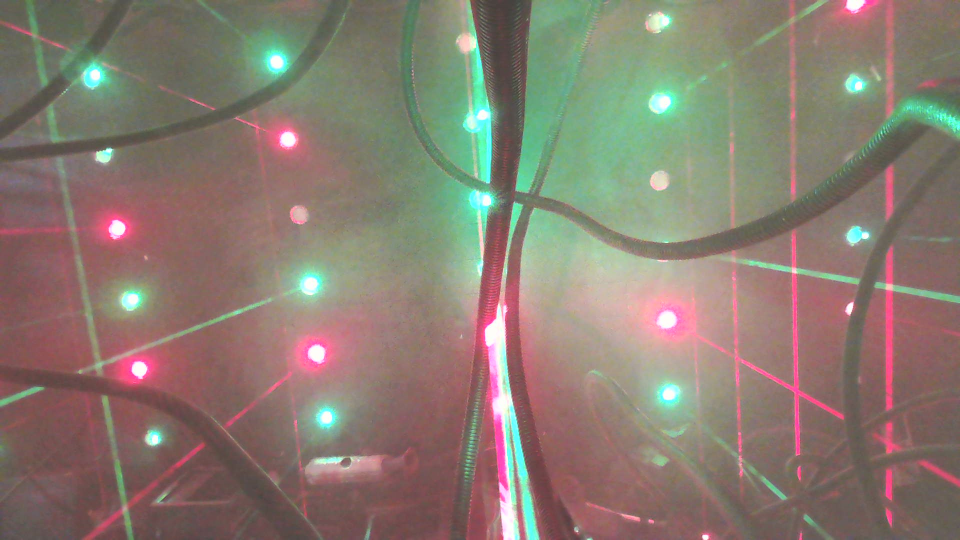
#> input picture WIN_20251215_02_33_42_Pro.jpg, 1920 x 1080 px (shown at 1/2 size); its folder holds only this picture in this run
$ python quick_mask_tuner.py
#> lines starting #> are read from the running program, lines starting #| are printed output that depends on the picture; after the words box and inside, x2 and y2 are one past the last pixel; in counts of white or black regions, pixels touching at a corner belong together
#!/usr/bin/env python3
"""
快速mask调参工具 - 简化版本，专注于核心参数调整
"""

import cv2
import numpy as np
import os
import sys
import glob

class QuickMaskTuner:
    """快速mask调参器"""

    def __init__(self):
        """初始化"""
        self.current_image = None
        self.window_name = "Quick Mask Tuner"

        # 核心参数
        self.hsv_lower = [0, 25, 25]      # HSV下限
        self.hsv_upper = [18, 255, 255]   # HSV上限
        self.hsv_lower2 = [160, 25, 25]   # HSV下限2
        self.hsv_upper2 = [180, 255, 255] # HSV上限2
        self.min_area = 3                 # 最小面积
        self.blur_size = 1                # 模糊大小
        self.morph_size = 2               # 形态学核大小

        # 创建窗口和滑动条
        cv2.namedWindow(self.window_name, cv2.WINDOW_NORMAL)
        cv2.resizeWindow(self.window_name, 1000, 700)

        # 创建滑动条
        cv2.createTrackbar('H_Min', self.window_name, self.hsv_lower[0], 179, self._update)
        cv2.createTrackbar('H_Max', self.window_name, self.hsv_upper[0], 179, self._update)
        cv2.createTrackbar('S_Min', self.window_name, self.hsv_lower[1], 255, self._update)
        cv2.createTrackbar('S_Max', self.window_name, self.hsv_upper[1], 255, self._update)
        cv2.createTrackbar('V_Min', self.window_name, self.hsv_lower[2], 255, self._update)
        cv2.createTrackbar('V_Max', self.window_name, self.hsv_upper[2], 255, self._update)

        cv2.createTrackbar('H2_Min', self.window_name, self.hsv_lower2[0], 179, self._update)
        cv2.createTrackbar('H2_Max', self.window_name, self.hsv_upper2[0], 179, self._update)
        cv2.createTrackbar('S2_Min', self.window_name, self.hsv_lower2[1], 255, self._update)
        cv2.createTrackbar('S2_Max', self.window_name, self.hsv_upper2[1], 255, self._update)
        cv2.createTrackbar('V2_Min', self.window_name, self.hsv_lower2[2], 255, self._update)
        cv2.createTrackbar('V2_Max', self.window_name, self.hsv_upper2[2], 255, self._update)

        cv2.createTrackbar('Min_Area', self.window_name, self.min_area, 100, self._update)
        cv2.createTrackbar('Blur', self.window_name, self.blur_size, 15, self._update)
        cv2.createTrackbar('Morph', self.window_name, self.morph_size, 15, self._update)

    def _update(self, val=None):
        """更新显示"""
        if self.current_image is None:
            return

        # 获取滑动条值
        self.hsv_lower[0] = cv2.getTrackbarPos('H_Min', self.window_name)
        self.hsv_upper[0] = cv2.getTrackbarPos('H_Max', self.window_name)
        self.hsv_lower[1] = cv2.getTrackbarPos('S_Min', self.window_name)
        self.hsv_upper[1] = cv2.getTrackbarPos('S_Max', self.window_name)
        self.hsv_lower[2] = cv2.getTrackbarPos('V_Min', self.window_name)
        self.hsv_upper[2] = cv2.getTrackbarPos('V_Max', self.window_name)

        self.hsv_lower2[0] = cv2.getTrackbarPos('H2_Min', self.window_name)
        self.hsv_upper2[0] = cv2.getTrackbarPos('H2_Max', self.window_name)
        self.hsv_lower2[1] = cv2.getTrackbarPos('S2_Min', self.window_name)
        self.hsv_upper2[1] = cv2.getTrackbarPos('S2_Max', self.window_name)
        self.hsv_lower2[2] = cv2.getTrackbarPos('V2_Min', self.window_name)
        self.hsv_upper2[2] = cv2.getTrackbarPos('V2_Max', self.window_name)

        self.min_area = cv2.getTrackbarPos('Min_Area', self.window_name)
        self.blur_size = cv2.getTrackbarPos('Blur', self.window_name)
        self.morph_size = cv2.getTrackbarPos('Morph', self.window_name)

        # 处理图像
        processed = self._process_image()

        # 显示结果
        cv2.imshow(self.window_name, processed)

    def _process_image(self):
        """处理图像并返回结果"""
        image = self.current_image.copy()
        h, w = image.shape[:2]

        # 预处理
        if self.blur_size > 0:
            blur_kernel = max(1, self.blur_size)
            if blur_kernel % 2 == 0:
                blur_kernel += 1
            blurred = cv2.GaussianBlur(image, (blur_kernel, blur_kernel), 0)
        else:
            blurred = image.copy()

        # HSV转换
        hsv = cv2.cvtColor(blurred, cv2.COLOR_BGR2HSV)

        # 创建mask
        lower1 = np.array(self.hsv_lower, dtype=np.uint8)
        upper1 = np.array(self.hsv_upper, dtype=np.uint8)
        lower2 = np.array(self.hsv_lower2, dtype=np.uint8)
        upper2 = np.array(self.hsv_upper2, dtype=np.uint8)

        mask1 = cv2.inRange(hsv, lower1, upper1)
        mask2 = cv2.inRange(hsv, lower2, upper2)
        mask = cv2.bitwise_or(mask1, mask2)

        # 形态学处理
        if self.morph_size > 0:
            kernel = cv2.getStructuringElement(cv2.MORPH_ELLIPSE, (self.morph_size, self.morph_size))
            mask = cv2.morphologyEx(mask, cv2.MORPH_OPEN, kernel)
            mask = cv2.morphologyEx(mask, cv2.MORPH_CLOSE, kernel)

        # 查找轮廓
        contours, _ = cv2.findContours(mask, cv2.RETR_EXTERNAL, cv2.CHAIN_APPROX_SIMPLE)

        # 过滤轮廓
        valid_contours = []
        total_area = 0
        for contour in contours:
            area = cv2.contourArea(contour)
            if area >= self.min_area:
                valid_contours.append(contour)
                total_area += area

        # 创建显示图像 (2x2布局)
        display_h = h // 2
        display_w = w // 2

        # 原图
        original_small = cv2.resize(image, (display_w, display_h))

        # HSV图
        hsv_display = cv2.cvtColor(hsv, cv2.COLOR_HSV2BGR)
        hsv_small = cv2.resize(hsv_display, (display_w, display_h))

        # Mask图
        mask_colored = cv2.applyColorMap(mask, cv2.COLORMAP_JET)
        mask_small = cv2.resize(mask_colored, (display_w, display_h))

        # 结果图
        result = image.copy()

        # 绘制轮廓和边界框
        for contour in valid_contours:
            # 填充轮廓
            cv2.fillPoly(result, [contour], (0, 255, 0))

            # 绘制边界框
            x, y, w_box, h_box = cv2.boundingRect(contour)
            cv2.rectangle(result, (x, y), (x+w_box, y+h_box), (0, 255, 0), 2)

            # 添加面积标签
            area = cv2.contourArea(contour)
            cv2.putText(result, f"{int(area)}", (x, y-5),
                       cv2.FONT_HERSHEY_SIMPLEX, 0.5, (0, 255, 0), 1)

        # 添加统计信息
        info_text = f"Count: {len(valid_contours)}, Total Area: {total_area:.0f}"
        cv2.putText(result, info_text, (10, 30),
                   cv2.FONT_HERSHEY_SIMPLEX, 0.8, (0, 255, 0), 2)

        # 添加参数信息
        param_text = f"HSV1:[{self.hsv_lower[0]}-{self.hsv_upper[0]},{self.hsv_lower[1]}-{self.hsv_upper[1]},{self.hsv_lower[2]}-{self.hsv_upper[2]}]"
        cv2.putText(result, param_text, (10, 60),
                   cv2.FONT_HERSHEY_SIMPLEX, 0.5, (0, 255, 0), 1)

        param_text2 = f"HSV2:[{self.hsv_lower2[0]}-{self.hsv_upper2[0]},{self.hsv_lower2[1]}-{self.hsv_upper2[1]},{self.hsv_lower2[2]}-{self.hsv_upper2[2]}]"
        cv2.putText(result, param_text2, (10, 80),
                   cv2.FONT_HERSHEY_SIMPLEX, 0.5, (0, 255, 0), 1)

        result_small = cv2.resize(result, (display_w, display_h))

        # 组合四个子图
        top_row = np.hstack([original_small, hsv_small])
        bottom_row = np.hstack([mask_small, result_small])
        combined = np.vstack([top_row, bottom_row])

        # 添加标签
        cv2.putText(combined, "Original", (10, 25), cv2.FONT_HERSHEY_SIMPLEX, 0.7, (255, 255, 255), 2)
        cv2.putText(combined, "HSV", (display_w + 10, 25), cv2.FONT_HERSHEY_SIMPLEX, 0.7, (255, 255, 255), 2)
        cv2.putText(combined, "Mask", (10, display_h + 25), cv2.FONT_HERSHEY_SIMPLEX, 0.7, (255, 255, 255), 2)
        cv2.putText(combined, "Result", (display_w + 10, display_h + 25), cv2.FONT_HERSHEY_SIMPLEX, 0.7, (255, 255, 255), 2)

        return combined

    def load_image(self, image_path):
        """加载图片"""
        image = cv2.imread(image_path)
        if image is None:
            print(f"[ERROR] 无法读取图片: {image_path}")
            return False

        self.current_image = image
        self._update()
        print(f"[OK] 已加载: {os.path.basename(image_path)} ({image.shape[1]}x{image.shape[0]})")
        return True

    def save_mask(self, output_path):
        """保存当前mask"""
        if self.current_image is None:
            return False

        # 重新生成mask
        if self.blur_size > 0:
            blur_kernel = max(1, self.blur_size)
            if blur_kernel % 2 == 0:
                blur_kernel += 1
            blurred = cv2.GaussianBlur(self.current_image, (blur_kernel, blur_kernel), 0)
        else:
            blurred = self.current_image.copy()

        hsv = cv2.cvtColor(blurred, cv2.COLOR_BGR2HSV)

        lower1 = np.array(self.hsv_lower, dtype=np.uint8)
        upper1 = np.array(self.hsv_upper, dtype=np.uint8)
        lower2 = np.array(self.hsv_lower2, dtype=np.uint8)
        upper2 = np.array(self.hsv_upper2, dtype=np.uint8)

        mask1 = cv2.inRange(hsv, lower1, upper1)
        mask2 = cv2.inRange(hsv, lower2, upper2)
        mask = cv2.bitwise_or(mask1, mask2)

        if self.morph_size > 0:
            kernel = cv2.getStructuringElement(cv2.MORPH_ELLIPSE, (self.morph_size, self.morph_size))
            mask = cv2.morphologyEx(mask, cv2.MORPH_OPEN, kernel)
            mask = cv2.morphologyEx(mask, cv2.MORPH_CLOSE, kernel)

        cv2.imwrite(output_path, mask)
        print(f"[OK] Mask已保存: {output_path}")
        return True

    def run(self):
        """运行调参器"""
        print("=== 快速mask调参工具 ===")
        print("使用滑动条调整参数，实时预览效果")
        print("按键说明:")
        print("  S - 保存mask")
        print("  Q - 退出")
        print("  1-9 - 切换图片")
        print()

        # 查找图片
        image_files = []
        for ext in ['*.jpg', '*.jpeg', '*.png', '*.bmp']:
            image_files.extend(glob.glob(ext))
            image_files.extend(glob.glob(ext.upper()))

        if not image_files:
            print("[ERROR] 未找到图片文件")
            return False

        print(f"发现图片文件:")
        for i, file in enumerate(image_files[:9], 1):
            print(f"  {i}. {file}")
        print()

        # 加载第一张图片
        current_index = 0
        if not self.load_image(image_files[current_index]):
            return False

        while True:
            key = cv2.waitKey(30) & 0xFF

            if key == ord('q') or key == 27:
                break
            elif key == ord('s'):
                base_name = os.path.splitext(image_files[current_index])[0]
                self.save_mask(f"{base_name}_mask.png")
            elif ord('1') <= key <= ord('9'):
                img_idx = key - ord('1')
                if img_idx < len(image_files):
                    current_index = img_idx
                    self.load_image(image_files[current_index])

        cv2.destroyAllWindows()
        return True

def main():
    try:
        tuner = QuickMaskTuner()
        tuner.run()
#> in load_image, image is the input picture: shape (1080, 1920, 3); mean B, G, R 112.7, 123.9, 137.5
#> in _process_image, `hsv = cv2.cvtColor(blurred, cv2.COLOR_BGR2HSV)`: hsv: shape (1080, 1920, 3); mean H, S, V 52, 64.7, 146.6
#> in _process_image, `mask1 = cv2.inRange(hsv, lower1, upper1)`:
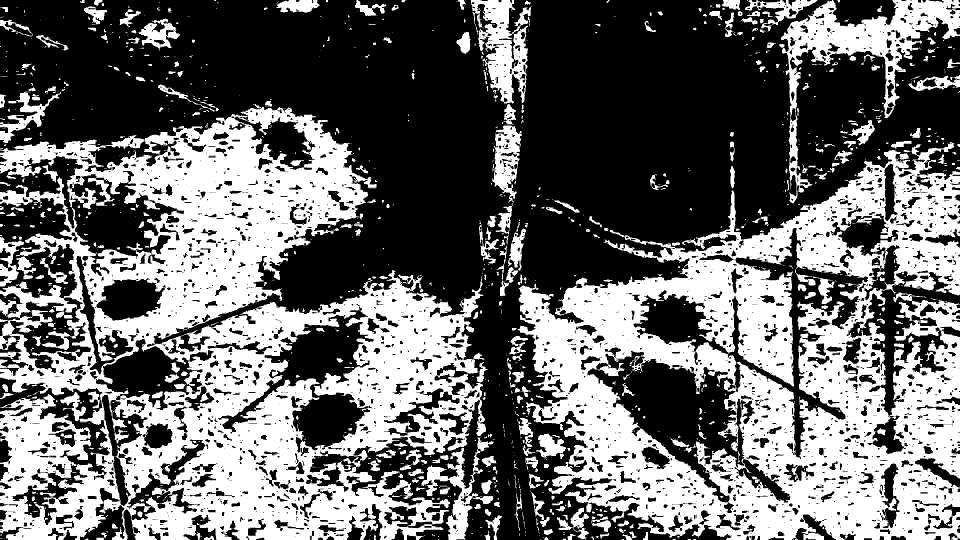
#> mask1: shape (1080, 1920) (shown at 1/2 size); 41.8% white; 1346 white regions (936 under 20 px), largest, box (x1, y1, x2, y2) and area: (0, 208, 972, 1080) 404467, (1035, 284, 1920, 1080) 340673, (1558, 0, 1920, 407) 29103
#> in _process_image, `mask2 = cv2.inRange(hsv, lower2, upper2)`: mask2: shape (1080, 1920); 16.9% white; 2294 white regions (1463 under 20 px), largest, box (x1, y1, x2, y2) and area: (869, 430, 1463, 1080) 62506, (0, 396, 182, 746) 28263, (1267, 456, 1720, 918) 27953
#> in _process_image, `mask = cv2.bitwise_or(mask1, mask2)`: mask: shape (1080, 1920); 58.6% white; 1077 black regions (749 under 20 px), largest, box (x1, y1, x2, y2) and area: (0, 0, 1920, 694) 711744, (1175, 695, 1477, 1026) 37147, (969, 608, 1081, 1080) 18061
#> in _process_image, `mask = cv2.morphologyEx(mask, cv2.MORPH_OPEN, kernel)`: mask: shape (1080, 1920); 58.5% white; 761 black regions (464 under 20 px), largest, box (x1, y1, x2, y2) and area: (0, 0, 1920, 695) 715252, (1176, 696, 1478, 1027) 37658, (970, 609, 1082, 1080) 18220
#> in _process_image, `mask = cv2.morphologyEx(mask, cv2.MORPH_CLOSE, kernel)`:
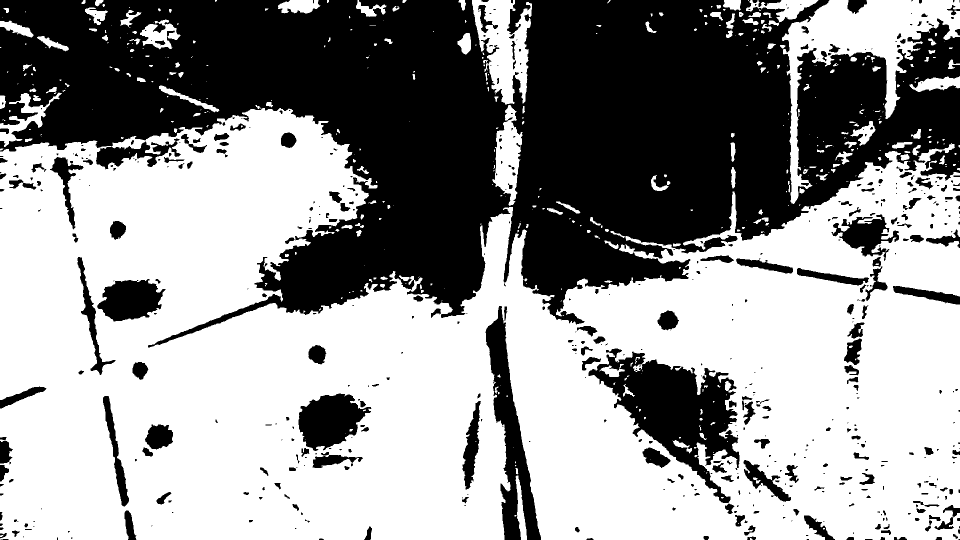
#> mask: shape (1080, 1920) (shown at 1/2 size); 58.5% white; 572 black regions (278 under 20 px)
#> in _process_image, `contours, _ = cv2.findContours(mask, cv2.RETR_EXTERNAL, cv2.CHAIN_APPR..`: contours = 391 contours, 255 with area under 20; largest, box (x1, y1, x2, y2) and area: (0, 216, 1920, 1080) 1230105, (1564, 0, 1920, 408) 36709, (944, 0, 1064, 209) 14592, (985, 210, 1045, 412) 6494, (0, 185, 124, 294) 3042
#> the loop in _process_image, `for contour in contours:` made 391 passes
#> (area, total_area) on passes 4, 5, 11, 26, 31, 36, 39, 42, 44, 45, 47, 49: (1230.5, 1255.5), (35, 1290.5), (33, 1334), (46, 1448.5), (32.5, 1497), (51, 1594.5), (31.5, 1632.5), (58.5, 1701), (143, 1844), (21, 1865), (28, 1899), (76.5, 1981.5)
#> area on pass 128: 93.5
#> after the loop in _process_image, `for contour in contours:`: total_area = 1317003; valid_contours = 259 contours, 123 with area under 20; largest, box (x1, y1, x2, y2) and area: (0, 216, 1920, 1080) 1230105, (1564, 0, 1920, 408) 36709, (944, 0, 1064, 209) 14592, (985, 210, 1045, 412) 6494, (0, 185, 124, 294) 3042
#> in _process_image, `mask_small = cv2.resize(mask_colored, (display_w, display_h))`:
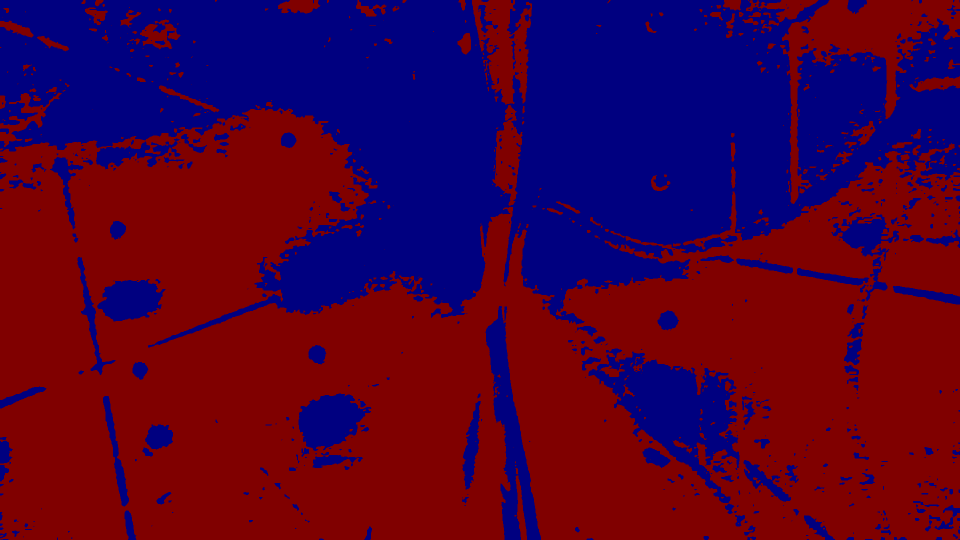
#> mask_small: shape (540, 960, 3); mean B, G, R 53.2, 0, 74.8
#> the loop in _process_image, `for contour in valid_contours:` made 259 passes
#> (x, y, w_box, h_box, area) on passes 4, 5, 8: (1029, 951, 25, 129, 1230.5), (1031, 936, 6, 13, 35), (989, 773, 8, 15, 33)
#> after the loop in _process_image, `for contour in valid_contours:`:
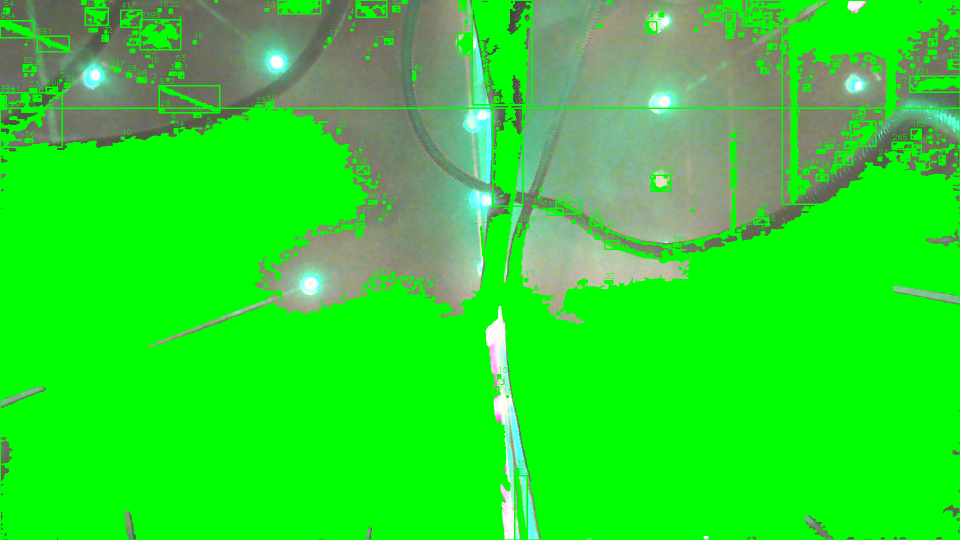
#> result: shape (1080, 1920, 3) (shown at 1/2 size); mean B, G, R 41.7, 219.7, 42.8
#> in _process_image, `info_text = f"Count: {len(valid_contours)}, Total Area: {total_area:.0..`: info_text = 'Count: 259, Total Area: 1317003'
#> in _process_image, `cv2.putText(result, info_text, (10, 30), cv2.FONT_HERSHEY_SIMPLEX, 0.8..`: result: shape (1080, 1920, 3); 0.11% of pixels changed, all inside (x1, y1, x2, y2) = (11, 12, 430, 35)
#> in _process_image, `cv2.putText(result, param_text, (10, 60), cv2.FONT_HERSHEY_SIMPLEX, 0...`: result: shape (1080, 1920, 3); mean B, G, R 41.6, 219.9, 42.7
#> in _process_image, `cv2.putText(result, param_text2, (10, 80), cv2.FONT_HERSHEY_SIMPLEX, 0..`: result: shape (1080, 1920, 3); mean B, G, R 41.6, 219.9, 42.7
#> in _process_image, `top_row = np.hstack([original_small, hsv_small])`:
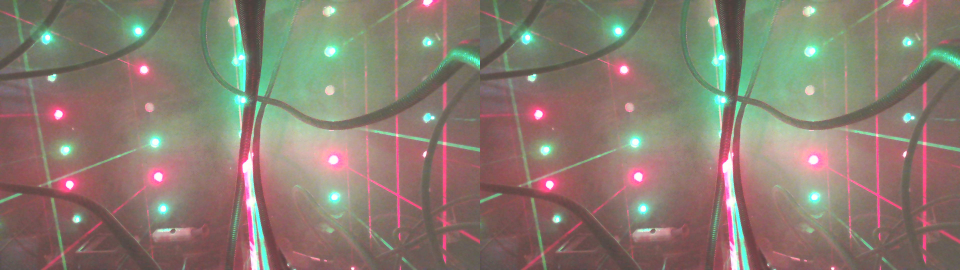
#> top_row: shape (540, 1920, 3) (shown at 1/2 size); mean B, G, R 112.6, 123.9, 137.6
#> in _process_image, `bottom_row = np.hstack([mask_small, result_small])`:
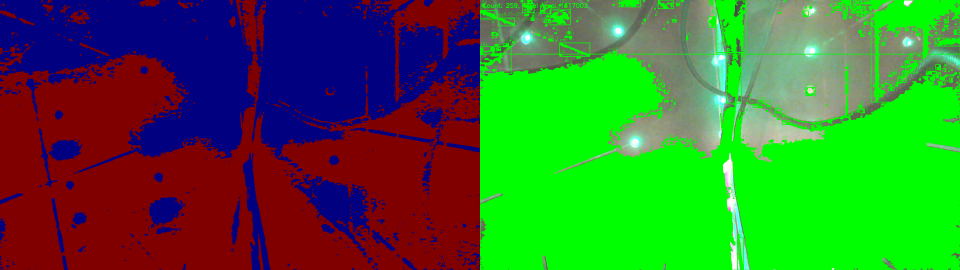
#> bottom_row: shape (540, 1920, 3) (shown at 1/2 size); mean B, G, R 47.4, 110, 58.8
#> in _process_image, `cv2.putText(combined, "Original", (10, 25), cv2.FONT_HERSHEY_SIMPLEX, ..`: combined: shape (1080, 1920, 3); mean B, G, R 80, 117, 98.2
#> in _process_image, `cv2.putText(combined, "HSV", (display_w + 10, 25), cv2.FONT_HERSHEY_SI..`: combined: shape (1080, 1920, 3); mean B, G, R 80.1, 117, 98.3
#> in _process_image, `cv2.putText(combined, "Mask", (10, display_h + 25), cv2.FONT_HERSHEY_S..`: combined: shape (1080, 1920, 3); mean B, G, R 80.1, 117.1, 98.3
#> in _process_image, `cv2.putText(combined, "Result", (display_w + 10, display_h + 25), cv2...`:
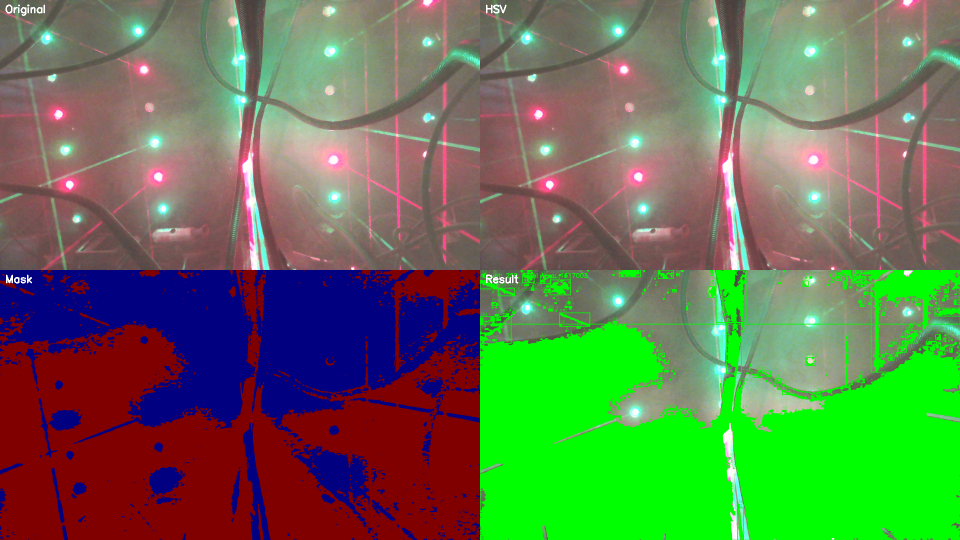
#> combined: shape (1080, 1920, 3) (shown at 1/2 size); mean B, G, R 80.1, 117.1, 98.4
#| [OK] 已加载: WIN_20251215_02_33_42_Pro.jpg (1920x1080)
#> (key q is pressed here)
        return 0
    except Exception as e:
        print(f"[ERROR] {e}")
        return 1

if __name__ == "__main__":
    sys.exit(main())
#> (the program exits here)
